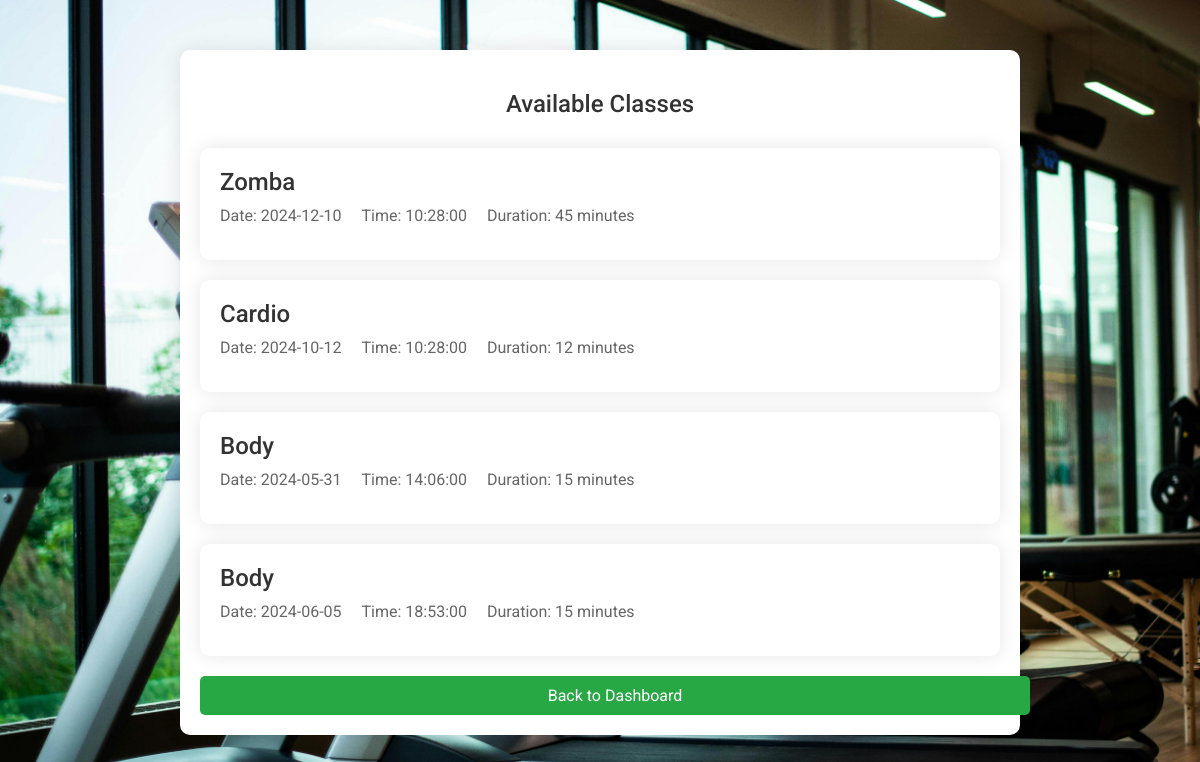
/view_classes.php, run on the app's committed database.
### tables this page shows
CREATE TABLE `classes` (
  `class_id` int(11) NOT NULL,
  `class_name` varchar(255) NOT NULL,
  `class_date` date NOT NULL,
  `class_time` time NOT NULL,
  `class_duration` int(11) NOT NULL
);

### view_classes.php (the view, shortened to what this page needs)
<!DOCTYPE html>
<html lang="en">
<head>
</head>
<body>
    <div class="container">
        <h2>Available Classes</h2>
        <?php
        $servername = "localhost";
        $username = "root";
        $password = "";
        $dbname = "gym system";
        $conn = new mysqli($servername, $username, $password, $dbname);
        $sql = "SELECT * FROM classes";
        $result = $conn->query($sql);
        if ($result->num_rows > 0) {
            while ($row = $result->fetch_assoc()) {
                echo "<div class='class-card'>";
                echo "<div class='class-info'>";
                echo "<div class='class-name'>" . $row['class_name'] . "</div>";
                echo "<div class='class-details'>";
                echo "<span class='class-date'>Date: " . $row['class_date'] . "</span>";
                echo "<span class='class-time'>Time: " . $row['class_time'] . "</span>";
                echo "<span class='class-duration'>Duration: " . $row['class_duration'] . " minutes</span>";
                echo "</div>";
                echo "</div>";
                echo "</div>";
            }
        } else {
            echo "<p>No classes available</p>";
        }
        ?>
        <a href="dashboard_customer.php" class="btn">Back to Dashboard</a>
    </div>
</body>
</html>

### view_classes.php (style rules this page uses)
body { font-family: 'Roboto', sans-serif; margin: 0; padding: 0; background-image: url('background.jpg'); background-size: cover; background-repeat: no-repeat; background-attachment: fixed; background-color: #f2f2f2; color: #333; }
.container { max-width: 800px; margin: 50px auto; padding: 20px; background-color: #fff; border-radius: 10px; box-shadow: 0 0 20px rgba(0, 0, 0, 0.1); }
h2 { text-align: center; color: #333; margin-bottom: 30px; font-weight: 500; }
.class-card { background-color: #fff; border-radius: 10px; box-shadow: 0 0 20px rgba(0, 0, 0, 0.1); margin-bottom: 20px; overflow: hidden; transition: transform 0.3s; }
.class-info { padding: 20px; }
.class-name { font-size: 24px; font-weight: 500; margin-bottom: 10px; }
.class-details { color: #666; margin-bottom: 15px; }
.class-date { margin-right: 20px; }
.class-time { margin-right: 20px; }
.class-duration { margin-right: 20px; }
.btn { display: block; width: 100%; padding: 10px 15px; background-color: #28a745; color: white; border: none; border-radius: 5px; cursor: pointer; font-size: 16px; text-align: center; transition: background-color 0.3s; text-decoration: none; }

### data on the page
classes: class_name "Zomba", class_date "2024-12-10", class_time "10:28:00", class_duration "45"
classes: class_name "Cardio", class_date "2024-10-12", class_time "10:28:00", class_duration "12"
classes: class_name "Body", class_date "2024-05-31", class_time "14:06:00", class_duration "15"
classes: class_name "Body", class_date "2024-06-05", class_time "18:53:00", class_duration "15"
